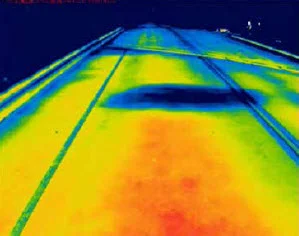
%> input picture IRimage_matlab/img2.jpg, 299 x 236 px
$ octave the_first_insite.m   (GNU Octave 9; MATLAB toolbox functions it lacks are replaced by stand-ins)
%> lines starting %> are read from the running program, lines starting %| are printed output that depends on the picture; in (x1, y1, x2, y2) boxes, pixels count from 0 and x2, y2 are one past the last pixel; in counts of white or black regions, pixels touching at a corner belong together; the program's own positions count from 1
### DamageDensity/tiqu.m
function [areacount,MajorAxis,MinorAxis,BW_seg,geshu,fuhe,stats]=tiqu(image_in)
%%对图像进行识别
[L_BW,NUM]=bwlabel(image_in,4);%标记连通分量
[m,n]=size(L_BW);%记录图像尺寸
BW_seg=double(zeros(m,n));%创建同样大小的0矩阵
stats=regionprops(L_BW,'all');
fuhe=[];
areacount=[];
MajorAxis=[];
MinorAxis=[];

for k=1:NUM
    S(k)=stats(k).Area; %图像各个区域中像素总个数
    MajorAxisLength(k)=stats(k).MajorAxisLength;%与区域具有相同标准二阶中心矩的椭圆的长轴长度（像素意义下）
    MinorAxisLength(k)=stats(k).MinorAxisLength;%与区域具有相同标准二阶中心矩的椭圆的短轴长度（像素意义下）
    bizhi(k)=MajorAxisLength(k)/MinorAxisLength(k);%长轴与短轴比值
    mouge=stats(k).BoundingBox;%包含相应区域的最小矩形

    width=size(stats(k).Image,1);%stats(k).Image与K区域具有相同大小的逻辑矩阵
    height=size(stats(k).Image,2);%获取第k个图像的长和宽
    bbb=sum(sum(stats(k).Image(floor(width/2)+1:width,floor(height/2)+1:height)));
    %floor(x):不超过x 的最大整数


            if  S(k)>4000 && bizhi(k)<4 %&& S(k)<90000

                  fuhe=[fuhe,k];
                  areacount=[areacount,S(k)];
                  MajorAxis=[MajorAxis,MajorAxisLength(k)];
                  MinorAxis=[MinorAxis,MinorAxisLength(k)];


% [7 lines of commented-out code are left out]

            end
end

geshu=length(fuhe);
disp('-------------------------------')
disp('The number of defects：')
disp(geshu)
disp('-------------------------------')
disp('The area of defects：')
disp(areacount)
disp('-------------------------------')
disp('The length of defects：')
disp(MajorAxis)
disp('-------------------------------')
disp('The width of defects：')
disp(MinorAxis)
disp('-------------------------------')

### IRimage_matlab/the_first_insite.m
%% import image
[file_name, pathname] = uigetfile( '*.*','choose a file');
%> the answer given: img2.jpg
I1 = imread([pathname,'/',file_name]);
%> I1 is the input picture: size 236x299x3 uint8; mean R, G, B 134.6, 133.9, 51.3

%% crop the ROI
[m, n, z] = size(I1);
%> m = 236; n = 299; z = 3
disp('size')
disp(m*n)
%| 70564

% [8 lines of commented-out code are left out]

%% histeq
%K=histeq(I1);
%imwrite(K,[pathname,'/','histeq.jpg']);

%% segment
%level = graythresh(K);
level=0.6;
BW = im2bw(I1,level);
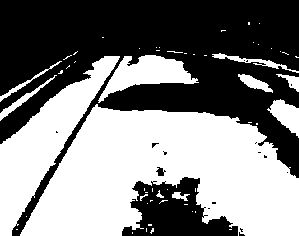
%> BW: size 236x299 logical; 50.2% white; 17 black regions (14 under 20 px), largest, box (x1, y1, x2, y2) and area: (0, 0, 299, 236) 31148, (122, 177, 238, 236) 3873, (156, 167, 166, 176) 52

L = bwlabeln(BW,8);
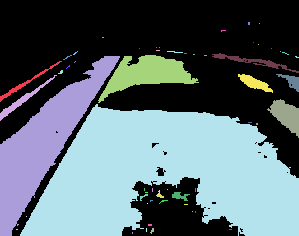
%> L: size 236x299 double; 56 distinct labels, from 0 to 55; one colour per label, 0 black
S = regionprops(L, 'Area');
%> S = 55 regions; largest, Area: 24151, 6895, 2094, 647, 337
BW = ismember(L, find([S.Area] >= 10));
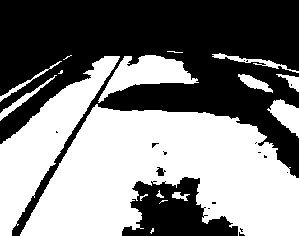
%> BW: size 236x299 logical; 50% white; 17 black regions (14 under 20 px), largest, box (x1, y1, x2, y2) and area: (0, 0, 299, 236) 31219, (122, 177, 238, 236) 3917, (156, 167, 166, 176) 52

imwrite(BW,[pathname,'/','segmented_image.jpg']);
%% postprocess
A22=imdilate(BW,strel('diamond',3));
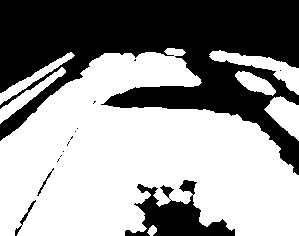
%> A22: size 236x299 logical; 59% white; 14 black regions (10 under 20 px), largest, box (x1, y1, x2, y2) and area: (0, 0, 299, 175) 26053, (125, 180, 235, 236) 2702, (15, 200, 36, 236) 104, (37, 168, 54, 196) 57
A22=imerode(A22,strel('diamond',3));
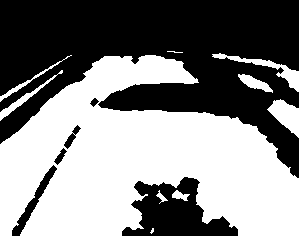
%> A22: size 236x299 logical; 51.4% white; 6 black regions
imwrite(A22,[pathname,'/','postprocess.jpg']);
%% account area
image_in=A22;
[areacount,MajorAxis,MinorAxis,BW_seg,geshu,fuhe,stats]=tiqu(image_in);
%> in tiqu, `[L_BW,NUM]=bwlabel(image_in,4);`:
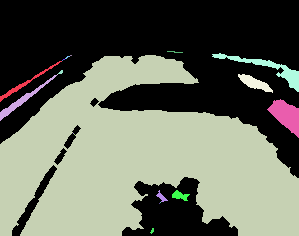
%> L_BW: size 236x299 double; 21 distinct labels, from 0 to 20; one colour per label, 0 black
%> in tiqu, `[L_BW,NUM]=bwlabel(image_in,4);`: NUM = 20
%> in tiqu, `stats=regionprops(L_BW,'all');`: stats = 20 regions; largest, box (x1, y1, x2, y2), Area, Centroid, MajorAxisLength, MinorAxisLength and Eccentricity: (0, 55, 299, 236) 33921 [140.1 161.5] 324.4 175.2 0.842, (267, 99, 299, 138) 666 [286.8 115.9] 40.78 22.33 0.837, (212, 53, 299, 92) 630 [269.7 69.3] 107 18.11 0.986
%> the loop in tiqu, `for k=1:NUM` made 20 passes
%> (mouge, width, height, bbb, fuhe, areacount, MajorAxis, MinorAxis) on pass 3: ([0.5 55.5 299 181], 181, 299, 9887, 3, 33921, 324.4, 175.2)
%> (mouge, width, height, bbb) on passes 1, 2, 4, 5, 6, 7: ([0.5 61.5 62 41], 41, 62, 0), ([0.5 75.5 57 46], 46, 57, 1), ([57.5 74.5 1 1], 1, 1, 1), ([58.5 70.5 5 4], 4, 5, 5), ([62.5 60.5 1 1], 1, 1, 1), ([63.5 59.5 2 1], 1, 2, 1)
%> after the loop in tiqu, `for k=1:NUM`: MajorAxisLength = 20 values, max 324.4 at index 3, min 1.15 at index 4, mean 37.23; MinorAxisLength = 20 values, max 175.2 at index 3, min 1.15 at index 4, mean 13.5; S = 20 values, max 33921 at index 3, min 1 at index 4, mean 1813.5; bizhi = 20 values, max 18.87 at index 1, min 1 at index 4, mean 3.82
%> in tiqu, `geshu=length(fuhe);`: geshu = 1
%| 1
%| 33921
%| 324.41
%| 175.22
%> BW_seg: size 236x299 double; every value is 0
%> areacount = 33921; MajorAxis = 324.4; MinorAxis = 175.2; geshu = 1; fuhe = 3

%% calculate gradient map
I1=rgb2gray(I1);
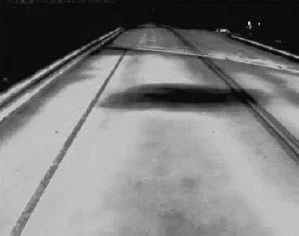
%> I1: size 236x299 uint8; min 4, max 213, mean 124.7
A=double(I1);
%> (the run ends here)
